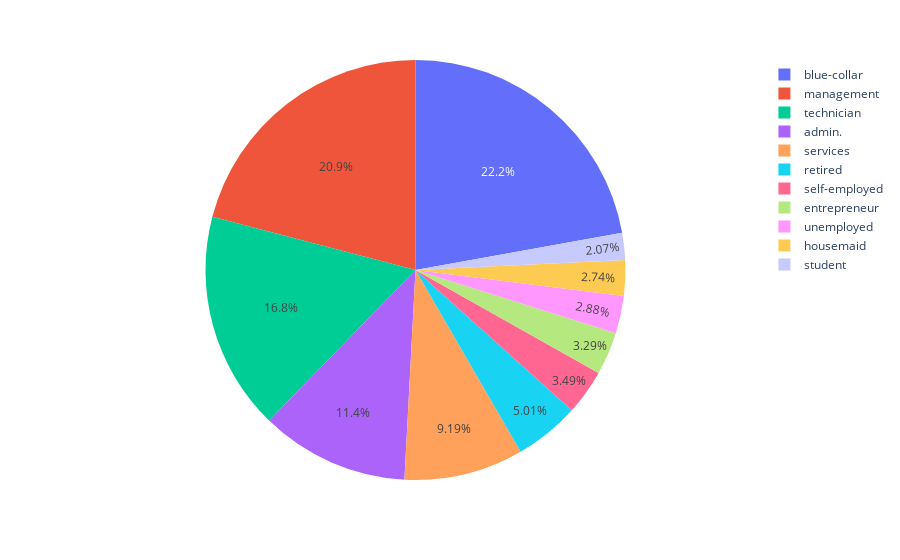

Notebook cell for this chart:
### Markdown cell above
The top 3 jobs are blue-collar , management , technician

### Code cell
px.pie(data_frame=df['job'].value_counts(),names=df['job'].value_counts().index,values=df['job'].value_counts())

### Figure 1 — Plotly figure (JSON) as saved in the notebook; plotly's stock layout.template omitted (floating-point values rounded to 4 significant figures)
{"data": [{"domain": {"x": [0, 1], "y": [0, 1]}, "hovertemplate": "label=%{label}<br>count=%{value}<extra></extra>", "labels": ["blue-collar", "management", "technician", "admin.", "services", "retired", "self-employed", "entrepreneur", "unemployed", "housemaid", "student"], "legendgroup": "", "name": "", "showlegend": true, "type": "pie", "values": [10020, 9458, 7597, 5171, 4154, 2264, 1579, 1487, 1303, 1240, 938]}], "layout": {"legend": {"tracegroupgap": 0}, "margin": {"t": 60}}}
